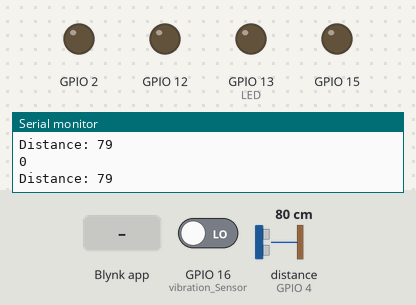
A sketch run on a simulated ESP8266 (NodeMCU). Parts: output pins drawn as LEDs (lit = HIGH), the last lines printed to the serial monitor. Wiring (inferred from the names in the program): ultrasonic range finder: trigger GPIO 5; echo GPIO 4. Dashed ring = blinking. Inputs (shaded band) come from the test bench; at power-on: distance to the obstacle (sensor on GPIO 4) 80 cm, GPIO 16 (vibration_Sensor) LOW. The echo pulse lasts 58.3 µs per cm; WiFi joins after 1.5 s; servers stay silent unless stated; pins used as bus, display or sensor lines are not drawn.

Above: at 3.5 s.
3.6 s: distance to the obstacle (sensor on GPIO 4) set to 28 cm
5.1 s: distance to the obstacle (sensor on GPIO 4) set to 24 cm
At 5.35 s:
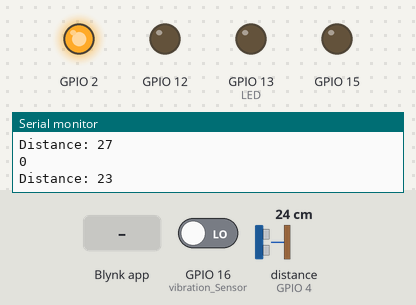
8.1 s: GPIO 16 (vibration_Sensor) driven HIGH
At 8.45 s:
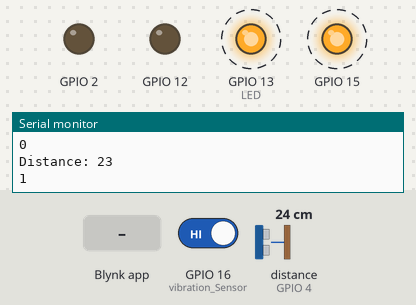
11.1 s: Blynk app writes 1 to V2
At 12.8 s:
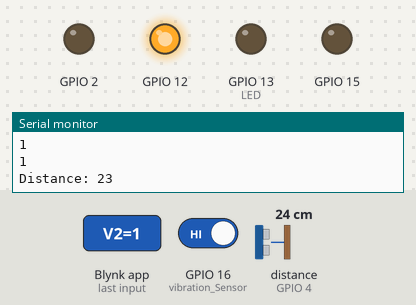
14.1 s: GPIO 16 (vibration_Sensor) driven LOW
At 15.26 s:
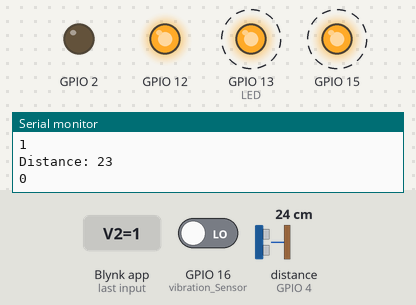
17.1 s: distance to the obstacle (sensor on GPIO 4) set to 35 cm
At 18.2 s:
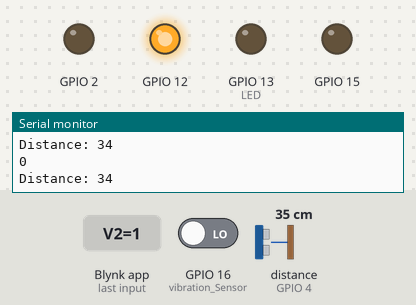
Timing chart, 0 to 19.6 s (numbered marks = the images above; inputs shaded):
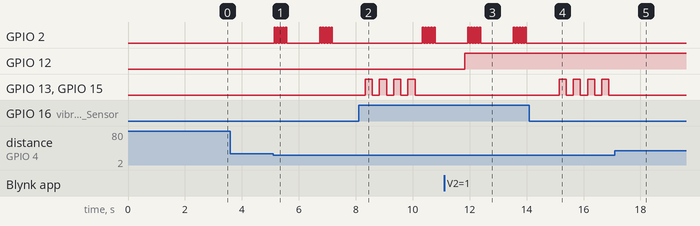

The sketch:

index.ino
```cpp
const int trigPin = 5;
const int echoPin = 4;
#define ON 1
#define OFF 0
int present_condition = 0;
int previous_condition = 0;
int vibration_Sensor = 16;
long duration;
int distance;
int LED = 13;

#define BLYNK_TEMPLATE_ID "TMPL3e5x_Lq8M"
#define BLYNK_TEMPLATE_NAME "Ultra"
#define BLYNK_AUTH_TOKEN "mtPZPLi1GELkJl-NndewnEYy5ZbKfwZ3"

#include <ESP8266WiFi.h>
#include <BlynkSimpleEsp8266.h>

char auth[] = "mtPZPLi1GELkJl-NndewnEYy5ZbKfwZ3";
char ssid[] = "Vinay";
char pass[] = "patterns";

void setup() {
  Serial.begin(9600);
  pinMode(vibration_Sensor, INPUT);
  pinMode(LED, OUTPUT);
  pinMode(15, OUTPUT);
  pinMode(2,OUTPUT);
  pinMode(trigPin, OUTPUT);  // Sets the trigPin as an Output
  pinMode(echoPin, INPUT);
  pinMode(12, OUTPUT);

  WiFi.begin(ssid, pass);
  while (WiFi.status() != WL_CONNECTED) {
    delay(1000);
    Serial.println("Connecting to WiFi...");
  }
  Serial.println("Connected to WiFi");
  Blynk.begin(auth, ssid, pass);
}

BLYNK_WRITE(V2) {
  bool value1 = param.asInt();
  Serial.println(value1);
  // Check these values and turn the relay1 ON and OFF
  if (value1 == 0) {
    digitalWrite(12, LOW);
    Blynk.logEvent("Lockclose");
  } else {
    digitalWrite(12, HIGH);
    Blynk.logEvent("Lockopen");
  }

}
void led_blink(void);
void loop() {
  previous_condition = present_condition;
  present_condition = digitalRead(16);
  Serial.println(present_condition);  // Reading digital data from the A5 Pin of the Arduino.
  if (previous_condition != present_condition) {
    led_blink();
    Blynk.logEvent("Doorknock");
  } else {
    digitalWrite(LED, OFF);
    digitalWrite(15, LOW);
  }
  digitalWrite(trigPin, LOW);
  delayMicroseconds(2);
  // Sets the trigPin on HIGH state for 10 micro seconds
  digitalWrite(trigPin, HIGH);
  delayMicroseconds(10);
  digitalWrite(trigPin, LOW);
  // Reads the echoPin, returns the sound wave travel time in microseconds
  duration = pulseIn(echoPin, HIGH);
  // Calculating the distance
  distance = duration * 0.034 / 2;
  // Prints the distance on the Serial Monitor
  Serial.print("Distance: ");
  Serial.println(distance);
  if (distance < 25) {
    for (int i = 0; i < 5; i++) {
      digitalWrite(2, HIGH);
      delay(50);
      digitalWrite(2, LOW);
      delay(50);
    }
    delay(1000);
  } else {
    digitalWrite(0, LOW);
  }
  Blynk.run();
  Blynk.virtualWrite(V0, distance);
  Blynk.virtualWrite(V1, present_condition);
  delay(100);
}

void led_blink(void) {
  digitalWrite(LED, ON);
  digitalWrite(15, HIGH);
  delay(250);
  digitalWrite(LED, OFF);
  digitalWrite(15, LOW);
  delay(250);
  digitalWrite(LED, ON);
  digitalWrite(15, HIGH);
  delay(250);
  digitalWrite(LED, OFF);
  digitalWrite(15, LOW);
  delay(250);
  digitalWrite(LED, ON);
  digitalWrite(15, HIGH);
  delay(250);
  digitalWrite(LED, OFF);
  digitalWrite(15, LOW);
  delay(250);
  digitalWrite(LED, ON);
  digitalWrite(15, HIGH);
  delay(250);
  digitalWrite(LED, OFF);
  digitalWrite(15, LOW);
  delay(250);
}
```

Measured:
- the behaviour switches between 26 and 25 cm on distance to the obstacle (sensor on GPIO 4) (found by bisection; images 0 and 1)
- after the input at 5.1 s, GPIO 2: goes 4 × (HIGH 0.05 s, LOW 0.05 s), HIGH 0.05 s, LOW 1.2 s, 4 × (HIGH 0.05 s, LOW 0.05 s), HIGH 0.05 s, then LOW, starting at once
- after the input at 8.1 s, GPIO 13 (LED), GPIO 15: alternates HIGH for 0.25 s and LOW for 0.25 s, 8 changes in all, then stays LOW, starting after 0.23 s
- after the input at 11.1 s, GPIO 12: LOW → HIGH after 0.73 s
- after the input at 14.1 s, GPIO 2: stops changing and stays LOW; GPIO 13 (LED), GPIO 15: alternates HIGH for 0.25 s and LOW for 0.25 s, starting after 1.0 s
- after the input at 17.1 s, GPIO 2: stops changing and stays LOW
